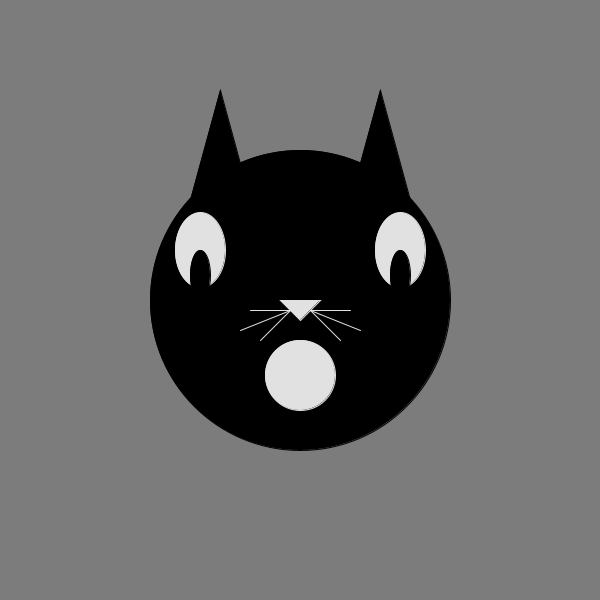
Frame 1 (no input)
Frame 60 (the mouse pressed at the canvas centre just before this capture): identical to frame 1, image omitted
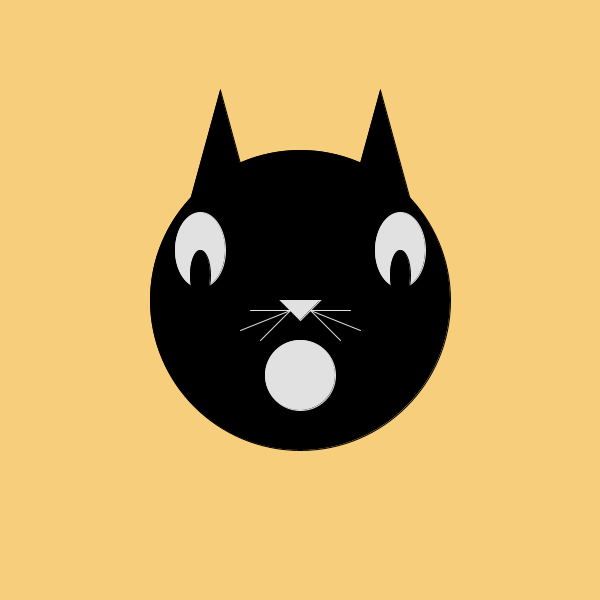
Frame 120 (the mouse held since frame 60 and released just before this capture)

The Processing sketch that drew these frames (run headless with seeded random() and noise(); from frame 60 on, the mouse is pressed at the canvas centre):

// Processing sketch: processing_130384
// ── processing_130384.pde

//charlotte stiles (c) 2014
//cstiles
//Spy Cat!
//Click anywhere to disco-cat
//Click on the cat's mouth, and feed it with your mouse(!)
//Scoll down/up to switch to spy night vision mode
//Hit space bar to see some wiggly text.

Boolean isMousePressed = false;
Boolean isKeyPressed = false;

void setup(){
  size(600,600);
  smooth();
}



void mouseWheel( MouseEvent event)
{
  background(0);
  frameRate(20);
  fill(0,255,0);
  stroke(255);
  ellipse(400, 250, 50, 75);
  
  fill(0,255,0);
  stroke(255);
  ellipse(200, 250, 50, 75);
}
 
void mousePressed () {
  isMousePressed = true;
}

void mouseReleased(){
  isMousePressed = false; 
}

void keyPressed() {
  isKeyPressed = true;
}

void keyReleased() {
  isKeyPressed = false;
}

void draw(){
  
// background flashes on click
 if (isMousePressed == true) {
  background(random(230,255),random(124,255),124); }
 else{ 
   background(124);
 }
 
 //Wiggle text
    if (isKeyPressed == true) {
     String message = "Cats love eating mice!";

 fill(0);   
  int x = 180;
  for (int i = 0; i < message.length(); i++) {
    textSize(random(20,25));
    text(message.charAt(i),x,height/2+180);
    // textWidth() spaces the characters out.
    x += textWidth(message.charAt(i));
   }
 }
 fill(0);
  stroke(0);
  ellipse(300, 300, 300, 300);

  fill(0);
  stroke(0);
  triangle(190, 200, 250, 200, 220, 90);

  fill(0);
  stroke(0);
  triangle(350, 200, 410, 200, 380, 90);

  fill(225);
  stroke(225);
  ellipse(400, 250, 50, 75);
  
  fill(225);
  stroke(225);
  ellipse(200, 250, 50, 75);

  fill(0);
  stroke(0);
  ellipse(200, 275, 20, 50);
  
  fill(0);
  stroke(0);
  ellipse(400, 275, 20, 50);

  fill(225);
  stroke(225);
  triangle(280, 300, 320, 300, 300, 320);

  fill(225);
  stroke(225);
  line(310, 310, 350, 310);
  fill(225);
  stroke(225);
  line(310, 310, 340, 340);
  fill(225);
  stroke(225);
  line(310, 310, 360, 330);
  fill(225);
  stroke(225);
  line(290, 310, 250, 310);
  fill(225);
  stroke(225);
  line(290, 310, 260, 340);
  fill(225);
  stroke(225);
  line(290, 310, 240, 330);
  // cat eats arrow
  if(isMousePressed == true && dist(300,375,mouseX,mouseY)<30){
    fill(225);
    stroke(225);
    noCursor();
    ellipse(300, 375, 70, 1);//mouth closed//
  }
  else{
    cursor(ARROW);
    fill(225);
    stroke(225);
    ellipse(300, 375, 70, 70);//mouth opened//
  }

}
